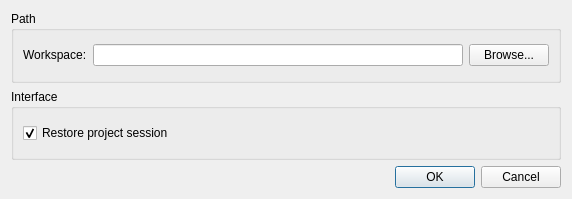
<?xml version="1.0" encoding="UTF-8"?>
<ui version="4.0">
 <class>Options</class>
 <widget class="QDialog" name="Options">
  <property name="geometry">
   <rect>
    <x>0</x>
    <y>0</y>
    <width>572</width>
    <height>199</height>
   </rect>
  </property>
  <property name="windowTitle">
   <string>Options</string>
  </property>
  <layout class="QVBoxLayout" name="verticalLayout">
   <item>
    <widget class="QGroupBox" name="groupBoxPath">
     <property name="title">
      <string>Path</string>
     </property>
     <layout class="QGridLayout" name="gridLayout">
      <item row="0" column="0">
       <widget class="QLabel" name="label">
        <property name="text">
         <string>Workspace:</string>
        </property>
       </widget>
      </item>
      <item row="0" column="1">
       <widget class="QLineEdit" name="lineEditWorkspace"/>
      </item>
      <item row="0" column="2">
       <widget class="QPushButton" name="pushButtonWorkspace">
        <property name="text">
         <string>Browse...</string>
        </property>
       </widget>
      </item>
     </layout>
    </widget>
   </item>
   <item>
    <widget class="QGroupBox" name="groupBoxInterface">
     <property name="title">
      <string>Interface</string>
     </property>
     <layout class="QVBoxLayout" name="verticalLayout_2">
      <item>
       <widget class="QCheckBox" name="checkBoxSession">
        <property name="text">
         <string>Restore project session</string>
        </property>
        <property name="checked">
         <bool>true</bool>
        </property>
       </widget>
      </item>
     </layout>
    </widget>
   </item>
   <item>
    <widget class="QDialogButtonBox" name="buttonBox">
     <property name="orientation">
      <enum>Qt::Horizontal</enum>
     </property>
     <property name="standardButtons">
      <set>QDialogButtonBox::Cancel|QDialogButtonBox::Ok</set>
     </property>
    </widget>
   </item>
  </layout>
 </widget>
 <resources/>
 <connections>
  <connection>
   <sender>buttonBox</sender>
   <signal>accepted()</signal>
   <receiver>Options</receiver>
   <slot>accept()</slot>
   <hints>
    <hint type="sourcelabel">
     <x>248</x>
     <y>254</y>
    </hint>
    <hint type="destinationlabel">
     <x>157</x>
     <y>274</y>
    </hint>
   </hints>
  </connection>
  <connection>
   <sender>buttonBox</sender>
   <signal>rejected()</signal>
   <receiver>Options</receiver>
   <slot>reject()</slot>
   <hints>
    <hint type="sourcelabel">
     <x>316</x>
     <y>260</y>
    </hint>
    <hint type="destinationlabel">
     <x>286</x>
     <y>274</y>
    </hint>
   </hints>
  </connection>
 </connections>
</ui>
